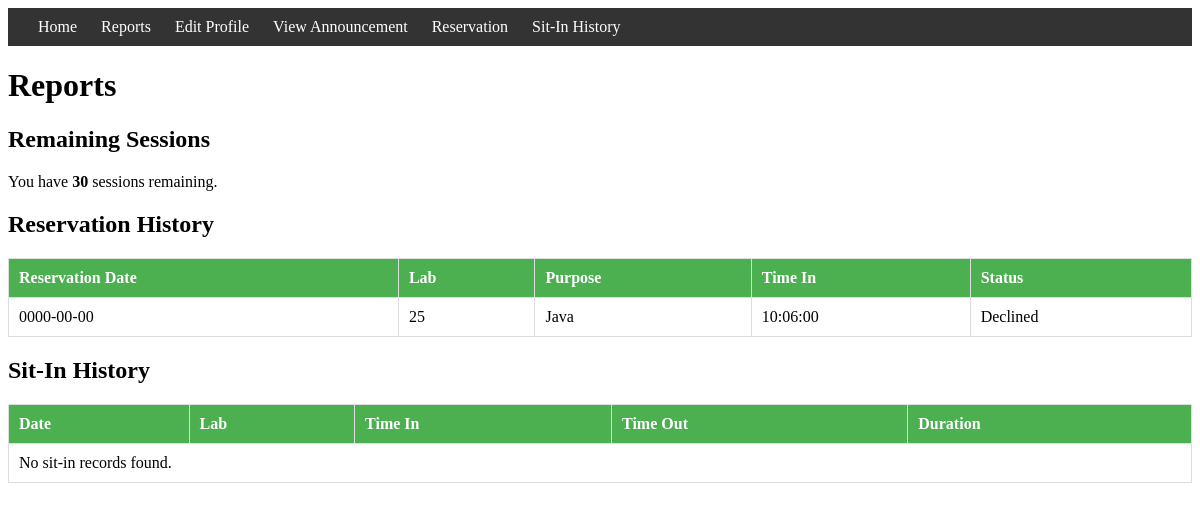
The page /reports.php (signed in) on the database as committed earlier.
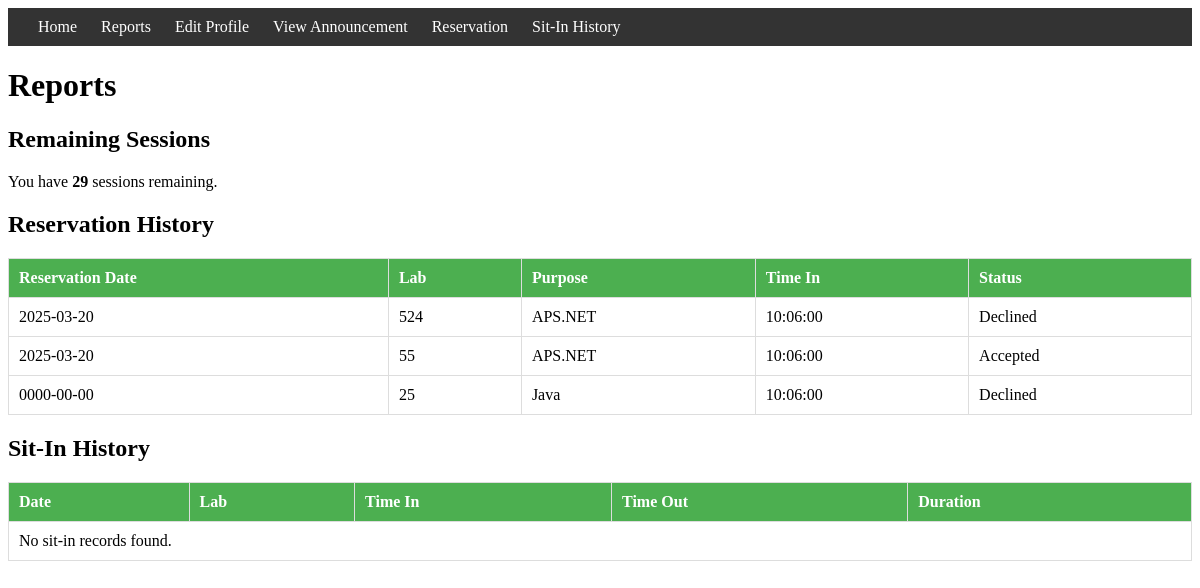
The same page on the database as committed later.
### tables this page shows
CREATE TABLE `users` (
  `id` int(11) NOT NULL,
  `username` varchar(50) NOT NULL,
  `password_hash` varchar(255) NOT NULL,
  `idno` varchar(50) NOT NULL,
  `lastname` varchar(50) NOT NULL,
  `firstname` varchar(50) NOT NULL,
  `middlename` varchar(50) DEFAULT NULL,
  `course` varchar(10) NOT NULL,
  `year` int(11) NOT NULL,
  `email` varchar(100) NOT NULL,
  `role` enum('admin','staff','student') NOT NULL,
  `sessions_remaining` int(11) DEFAULT 30
);

CREATE TABLE `reservations` (
  `id` int(11) NOT NULL,
  `user_id` varchar(50) NOT NULL,
  `student_name` varchar(100) NOT NULL,
  `purpose` varchar(255) NOT NULL,
  `lab` varchar(50) NOT NULL,
  `time_in` time NOT NULL,
  `reservation_date` date NOT NULL,
  `remaining_session` int(11) NOT NULL,
  `status` enum('Pending','Accepted','Declined') DEFAULT 'Pending'
);

### reports.php (the view, shortened to what this page needs)
<?php
include 'db_connect.php';
$idno = $_SESSION['idno'];
$sql = "SELECT * FROM users WHERE idno = ?";
$stmt = $conn->prepare($sql);
$stmt->bind_param("s", $idno);
$stmt->execute();
$result = $stmt->get_result();
$user_info = $result->fetch_assoc();
$reservation_sql = "SELECT * FROM reservations WHERE user_id = ? ORDER BY reservation_date DESC";
$reservation_stmt = $conn->prepare($reservation_sql);
$reservation_stmt->bind_param("s", $idno);
$reservation_stmt->execute();
$reservation_result = $reservation_stmt->get_result();
$reservations = [];
while ($row = $reservation_result->fetch_assoc()) {
    $reservations[] = $row;
}
$sitins = [];
?>
<!DOCTYPE html>
<html lang="en">
<head>
</head>
<body>
<div class="header">
    <div>
        <a href="home.php">Home</a>
        <a href="reports.php">Reports</a>
        <a href="editprofile.php">Edit Profile</a>
        <a href="view_announcements.php">View Announcement</a>
        <a href="reservation.php">Reservation</a>
        <a href="sitin.php">Sit-In History</a>
    </div>
</div>
<h1>Reports</h1>
<h2>Remaining Sessions</h2>
<p>You have <strong><?php echo htmlspecialchars($user_info['sessions_remaining'] ?? 0); ?></strong> sessions remaining.</p>
<h2>Reservation History</h2>
<table>
    <thead>
        <tr>
            <th>Reservation Date</th>
            <th>Lab</th>
            <th>Purpose</th>
            <th>Time In</th>
            <th>Status</th>
        </tr>
    </thead>
    <tbody>
        <?php if (!empty($reservations)): ?>
            <?php foreach ($reservations as $reservation): ?>
                <tr>
                    <td><?php echo htmlspecialchars($reservation['reservation_date']); ?></td>
                    <td><?php echo htmlspecialchars($reservation['lab']); ?></td>
                    <td><?php echo htmlspecialchars($reservation['purpose']); ?></td>
                    <td><?php echo htmlspecialchars($reservation['time_in']); ?></td>
                    <td><?php echo htmlspecialchars($reservation['status'] ?? 'Pending'); ?></td>
                </tr>
            <?php endforeach; ?>
        <?php else: ?>
            <tr>
                <td colspan="5">No reservations found.</td>
            </tr>
        <?php endif; ?>
    </tbody>
</table>
<h2>Sit-In History</h2>
<table>
    <thead>
        <tr>
            <th>Date</th>
            <th>Lab</th>
            <th>Time In</th>
            <th>Time Out</th>
            <th>Duration</th>
        </tr>
    </thead>
    <tbody>
        <?php if (!empty($sitins)): ?>
            <?php foreach ($sitins as $sitin): ?>
                <tr>
                    <td><?php echo htmlspecialchars($sitin['session_start']); ?></td>
                    <td><?php echo htmlspecialchars($sitin['lab'] ?? 'N/A'); ?></td>
                    <td><?php echo htmlspecialchars($sitin['session_start']); ?></td>
                    <td><?php echo htmlspecialchars($sitin['session_end'] ?? 'Ongoing'); ?></td>
                    <td>
                        <?php
                        if (!empty($sitin['session_end'])) {
                            $start = new DateTime($sitin['session_start']);
                            $end = new DateTime($sitin['session_end']);
                            $duration = $start->diff($end);
                            echo $duration->format('%h hours %i minutes');
                        } else {
                            echo 'N/A';
                        }
                        ?>
                    </td>
                </tr>
            <?php endforeach; ?>
        <?php else: ?>
            <tr>
                <td colspan="5">No sit-in records found.</td>
            </tr>
        <?php endif; ?>
    </tbody>
</table>
</body>
</html>

Rows that differ between the two databases and show on the page:
changed users: sessions_remaining "30" → "29"
added reservations: reservation_date "2025-03-20", lab "524", purpose "APS.NET", time_in "10:06:00", status "Declined"
added reservations: reservation_date "2025-03-20", lab "55", purpose "APS.NET", time_in "10:06:00", status "Accepted"
